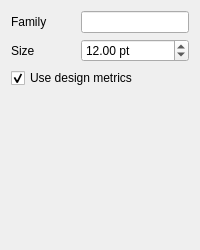
            <widget class="QWidget" name="tab_3">
             <attribute name="title">
              <string>Default font</string>
             </attribute>
             <layout class="QVBoxLayout" name="verticalLayout_8">
              <item>
               <layout class="QGridLayout" name="gridLayout_2">
                <item row="0" column="0">
                 <widget class="QLabel" name="ff_label">
                  <property name="text">
                   <string>Family</string>
                  </property>
                  <property name="textFormat">
                   <enum>Qt::PlainText</enum>
                  </property>
                  <property name="textInteractionFlags">
                   <set>Qt::NoTextInteraction</set>
                  </property>
                 </widget>
                </item>
                <item row="1" column="0">
                 <widget class="QLabel" name="fs_label">
                  <property name="text">
                   <string>Size</string>
                  </property>
                  <property name="textFormat">
                   <enum>Qt::PlainText</enum>
                  </property>
                  <property name="textInteractionFlags">
                   <set>Qt::NoTextInteraction</set>
                  </property>
                 </widget>
                </item>
                <item row="1" column="1">
                 <widget class="QDoubleSpinBox" name="fs_doubleSpinBox">
                  <property name="sizePolicy">
                   <sizepolicy hsizetype="Preferred" vsizetype="Preferred">
                    <horstretch>0</horstretch>
                    <verstretch>0</verstretch>
                   </sizepolicy>
                  </property>
                  <property name="suffix">
                   <string> pt</string>
                  </property>
                  <property name="minimum">
                   <double>1.000000000000000</double>
                  </property>
                  <property name="singleStep">
                   <double>0.100000000000000</double>
                  </property>
                  <property name="value">
                   <double>12.000000000000000</double>
                  </property>
                 </widget>
                </item>
                <item row="0" column="1">
                 <widget class="QLineEdit" name="ff_lineEdit">
                  <property name="sizePolicy">
                   <sizepolicy hsizetype="Preferred" vsizetype="Preferred">
                    <horstretch>0</horstretch>
                    <verstretch>0</verstretch>
                   </sizepolicy>
                  </property>
                  <property name="text">
                   <string notr="true"/>
                  </property>
                 </widget>
                </item>
               </layout>
              </item>
              <item>
               <widget class="QCheckBox" name="metrics_checkBox">
                <property name="sizePolicy">
                 <sizepolicy hsizetype="Preferred" vsizetype="Preferred">
                  <horstretch>0</horstretch>
                  <verstretch>0</verstretch>
                 </sizepolicy>
                </property>
                <property name="text">
                 <string>Use design metrics</string>
                </property>
                <property name="checked">
                 <bool>true</bool>
                </property>
               </widget>
              </item>
              <item>
               <spacer name="verticalSpacer_3">
                <property name="orientation">
                 <enum>Qt::Vertical</enum>
                </property>
                <property name="sizeHint" stdset="0">
                 <size>
                  <width>20</width>
                  <height>151</height>
                 </size>
                </property>
               </spacer>
              </item>
             </layout>
            </widget>
